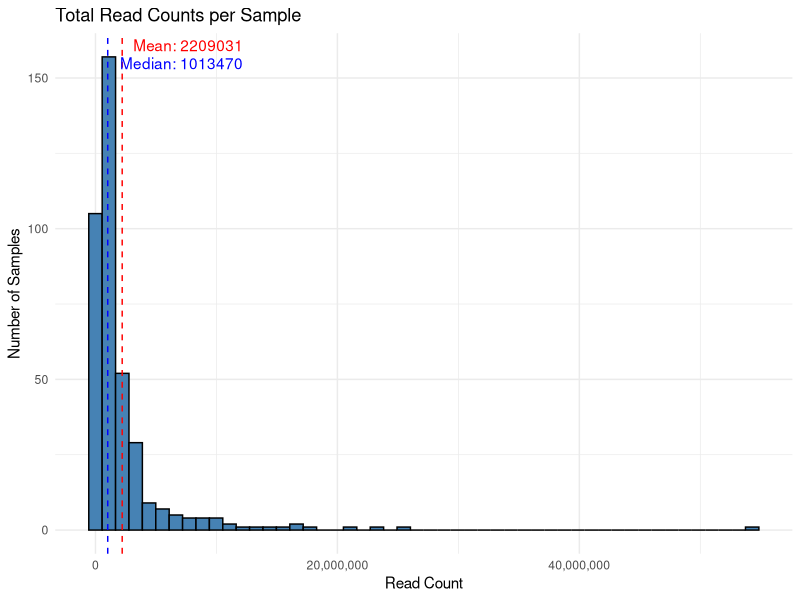
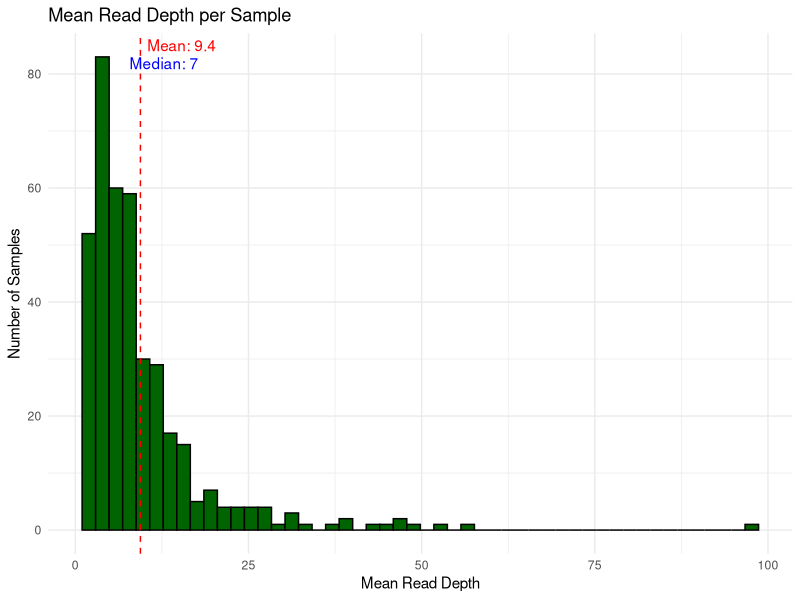
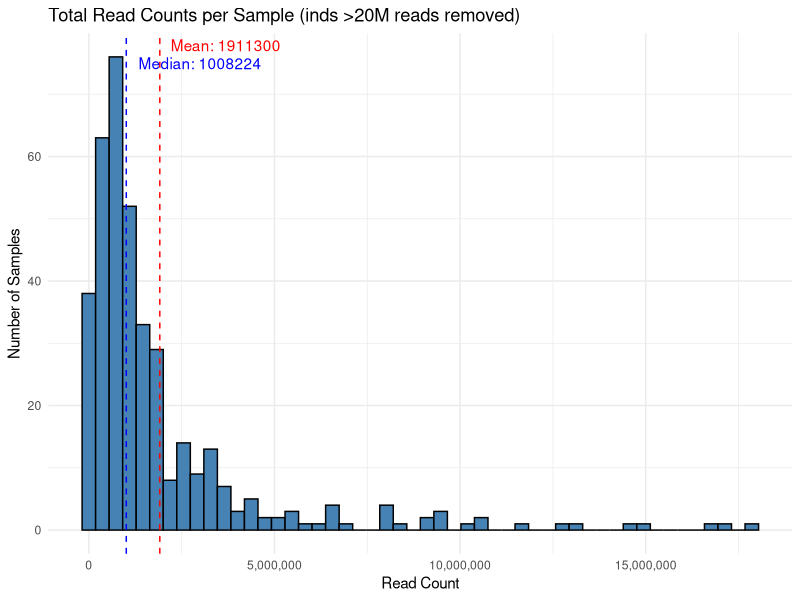
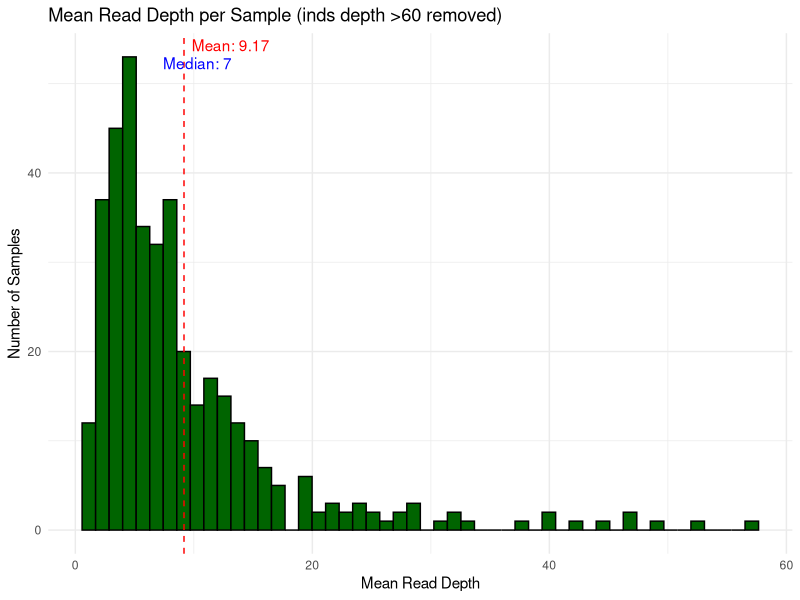

Write R code to recreate these figures, in order. (Note: this script raises an error after producing the figures.)
# install packages if not already installed
install.packages("ggplot2")
install.packages("dplyr")
install.packages("scales")

# load packages
library(ggplot2)
library(dplyr)
library(scales)

# load data
counts <- read.table("all_samples_read_counts.txt", header=FALSE, col.names=c("Sample", "ReadCount"))
mean_depths <- read.table("mean_depths.tsv", header=FALSE, col.names=c("Sample", "MeanDepth"))

# calculate mean and median of total read counts per individual
mean_rc <- mean(counts$ReadCount)
median_rc <- median(counts$ReadCount)

# total read counts plot
ggplot(counts, aes(x=ReadCount)) +
  geom_histogram(bins=50, fill="steelblue", color="black") +
  theme_minimal() +
  scale_x_continuous(labels = scales::comma) +
  labs(title="Total Read Counts per Sample",
       x="Read Count", y="Number of Samples") +
  geom_vline(xintercept=mean_rc, color="red", linetype="dashed") +
  geom_vline(xintercept=median_rc, color="blue", linetype="dashed") +
  annotate("text", x=mean_rc, y=Inf, label=paste0("Mean: ", round(mean_rc)), vjust=1.5, hjust=-0.1, color="red") +
  annotate("text", x=median_rc, y=Inf, label=paste0("Median: ", round(median_rc)), vjust=3, hjust=-0.1, color="blue")

# calculate mean and median of read depth per individual
mean_depth <- mean(mean_depths$MeanDepth)
median_depth <- median(mean_depths$MeanDepth)

# mean depth plot
ggplot(mean_depths, aes(x=MeanDepth)) +
  geom_histogram(bins=50, fill="darkgreen", color="black") +
  theme_minimal() +
  labs(title="Mean Read Depth per Sample",
       x="Mean Read Depth", y="Number of Samples") +
  geom_vline(xintercept=mean_depth, color="red", linetype="dashed") +
  annotate("text", x=mean_depth, y=Inf, label=paste0("Mean: ", round(mean_depth, 2)), vjust=1.5, hjust=-0.1, color="red") +
  annotate("text", x=median_depth, y=Inf, label=paste0("Median: ", round(median_depth)), vjust=3, hjust=-0.1, color="blue")

# filtering read counts to get rid of the big outlier boys
filtered_readcounts <- counts %>%
  filter(ReadCount < 2e7)

mean_rc_filtered <- mean(filtered_readcounts$ReadCount)
median_rc_filtered <- median(filtered_readcounts$ReadCount)

# plotting this:
ggplot(filtered_readcounts, aes(x=ReadCount)) +
  geom_histogram(bins=50, fill="steelblue", color="black") +
  theme_minimal() +
  scale_x_continuous(labels = scales::comma) +
  labs(title="Total Read Counts per Sample (inds >20M reads removed)",
       x="Read Count", y="Number of Samples") +
  geom_vline(xintercept=mean_rc_filtered, color="red", linetype="dashed") +
  geom_vline(xintercept=median_rc_filtered, color="blue", linetype="dashed") +
  annotate("text", x=mean_rc_filtered, y=Inf, label=paste0("Mean: ", round(mean_rc_filtered)), vjust=1.5, hjust=-0.1, color="red") +
  annotate("text", x=median_rc_filtered, y=Inf, label=paste0("Median: ", round(median_rc_filtered)), vjust=3, hjust=-0.1, color="blue")

####### Mean depth minus big boys ##########

filtered_meandepths <- mean_depths %>%
  filter(MeanDepth < 60)

mean_depth_filtered <- mean(filtered_meandepths$MeanDepth)
median_depth_filtered <- median(filtered_meandepths$MeanDepth)

# mean depth plot minus big boys
ggplot(filtered_meandepths, aes(x=MeanDepth)) +
  geom_histogram(bins=50, fill="darkgreen", color="black") +
  theme_minimal() +
  labs(title="Mean Read Depth per Sample (inds depth >60 removed)",
       x="Mean Read Depth", y="Number of Samples") +
  geom_vline(xintercept=mean_depth_filtered, color="red", linetype="dashed") +
  annotate("text", x=mean_depth_filtered, y=Inf, label=paste0("Mean: ", round(mean_depth_filtered, 2)), vjust=1.5, hjust=-0.1, color="red") +
  annotate("text", x=median_depth_filtered, y=Inf, label=paste0("Median: ", round(median_depth_filtered)), vjust=3, hjust=-0.1, color="blue")

# check missing data
mean(depth$V3 == 0) * 100  # % missing bases